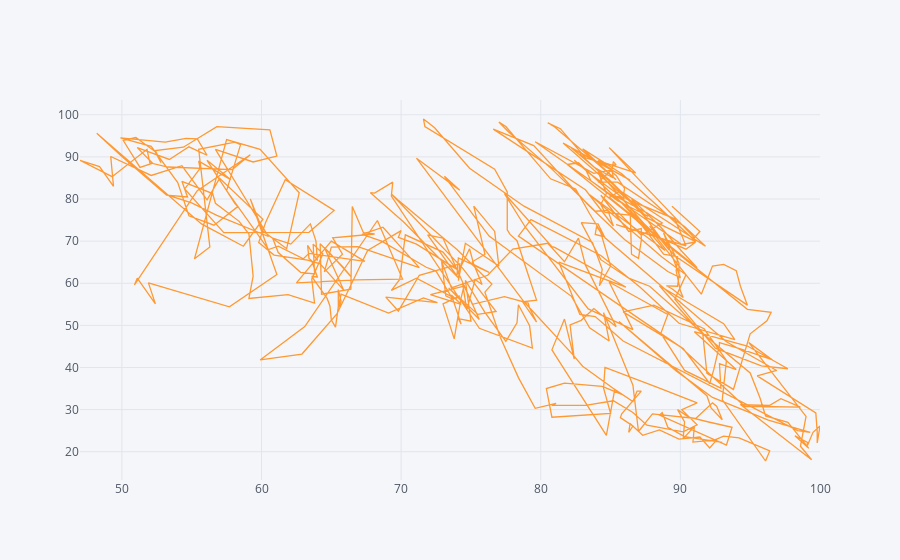

The notebook cell saved with this chart:
### Code cell
#1
#LineGraph
a= input("Enter the section name:")
b= input("Enter the section name:")
c= input("Enter the section name:")

df.iplot(x=a,y=b,z=c)

### Figure 1 — Plotly figure (JSON) as saved in the notebook; plotly's stock layout.template omitted (floating-point values rounded to 4 significant figures; data arrays with more than 128 entries replaced by an {"elided": "..."} marker saying what was removed)
{"data": [{"line": {"color": "rgba(255, 153, 51, 1.0)", "dash": "solid", "shape": "linear", "width": 1.3}, "mode": "lines", "name": "humidity", "text": "", "type": "scatter", "x": {"elided": "568 float values"}, "y": {"elided": "568 float values"}}], "layout": {"legend": {"bgcolor": "#F5F6F9", "font": {"color": "#4D5663"}}, "paper_bgcolor": "#F5F6F9", "plot_bgcolor": "#F5F6F9", "title": {"font": {"color": "#4D5663"}}, "xaxis": {"gridcolor": "#E1E5ED", "showgrid": true, "tickfont": {"color": "#4D5663"}, "title": {"font": {"color": "#4D5663"}, "text": ""}, "zerolinecolor": "#E1E5ED"}, "yaxis": {"gridcolor": "#E1E5ED", "showgrid": true, "tickfont": {"color": "#4D5663"}, "title": {"font": {"color": "#4D5663"}, "text": ""}, "zerolinecolor": "#E1E5ED"}}}
